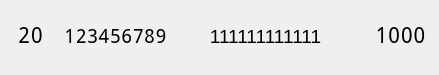
<?xml version="1.0" encoding="UTF-8"?>
<ui version="4.0">
 <class>PlayerItem</class>
 <widget class="QWidget" name="PlayerItem">
  <property name="geometry">
   <rect>
    <x>0</x>
    <y>0</y>
    <width>439</width>
    <height>75</height>
   </rect>
  </property>
  <property name="windowTitle">
   <string>Form</string>
  </property>
  <widget class="QLabel" name="label_points">
   <property name="geometry">
    <rect>
     <x>360</x>
     <y>0</y>
     <width>81</width>
     <height>71</height>
    </rect>
   </property>
   <property name="font">
    <font>
     <family>Noto Mono</family>
     <pointsize>16</pointsize>
    </font>
   </property>
   <property name="text">
    <string>1000</string>
   </property>
   <property name="alignment">
    <set>Qt::AlignCenter</set>
   </property>
  </widget>
  <widget class="QLabel" name="label_uid">
   <property name="geometry">
    <rect>
     <x>60</x>
     <y>1</y>
     <width>111</width>
     <height>71</height>
    </rect>
   </property>
   <property name="font">
    <font>
     <family>Noto Mono</family>
     <pointsize>14</pointsize>
     <italic>false</italic>
     <bold>false</bold>
    </font>
   </property>
   <property name="text">
    <string>123456789</string>
   </property>
   <property name="alignment">
    <set>Qt::AlignCenter</set>
   </property>
  </widget>
  <widget class="QLabel" name="label_name">
   <property name="geometry">
    <rect>
     <x>180</x>
     <y>1</y>
     <width>171</width>
     <height>71</height>
    </rect>
   </property>
   <property name="font">
    <font>
     <pointsize>14</pointsize>
    </font>
   </property>
   <property name="text">
    <string>111111111111</string>
   </property>
   <property name="scaledContents">
    <bool>false</bool>
   </property>
   <property name="alignment">
    <set>Qt::AlignCenter</set>
   </property>
  </widget>
  <widget class="QLabel" name="label_num">
   <property name="geometry">
    <rect>
     <x>-10</x>
     <y>0</y>
     <width>81</width>
     <height>71</height>
    </rect>
   </property>
   <property name="font">
    <font>
     <family>Noto Mono</family>
     <pointsize>16</pointsize>
    </font>
   </property>
   <property name="text">
    <string>20</string>
   </property>
   <property name="scaledContents">
    <bool>true</bool>
   </property>
   <property name="alignment">
    <set>Qt::AlignCenter</set>
   </property>
  </widget>
 </widget>
 <resources/>
 <connections/>
</ui>
